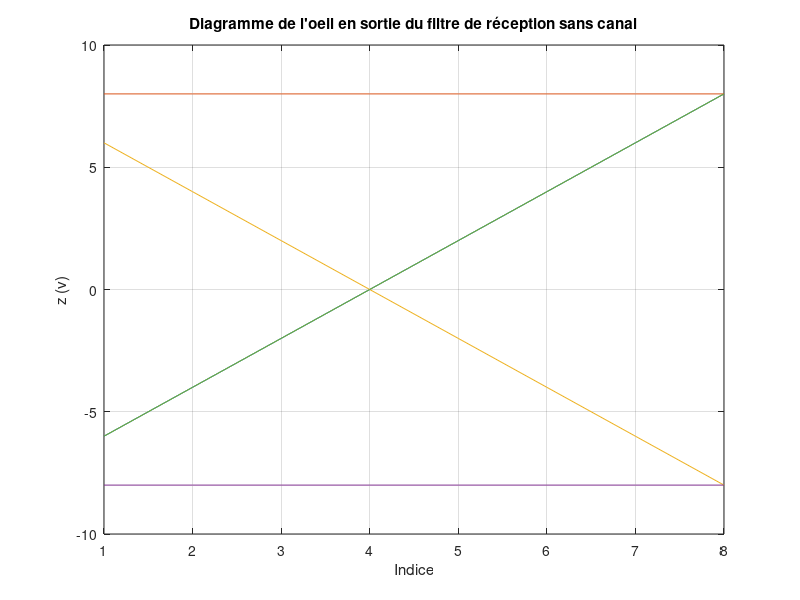
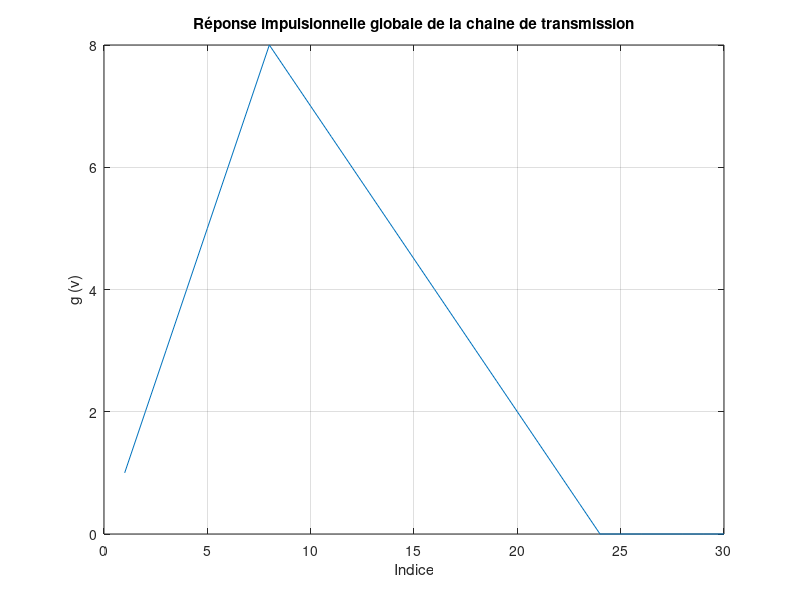
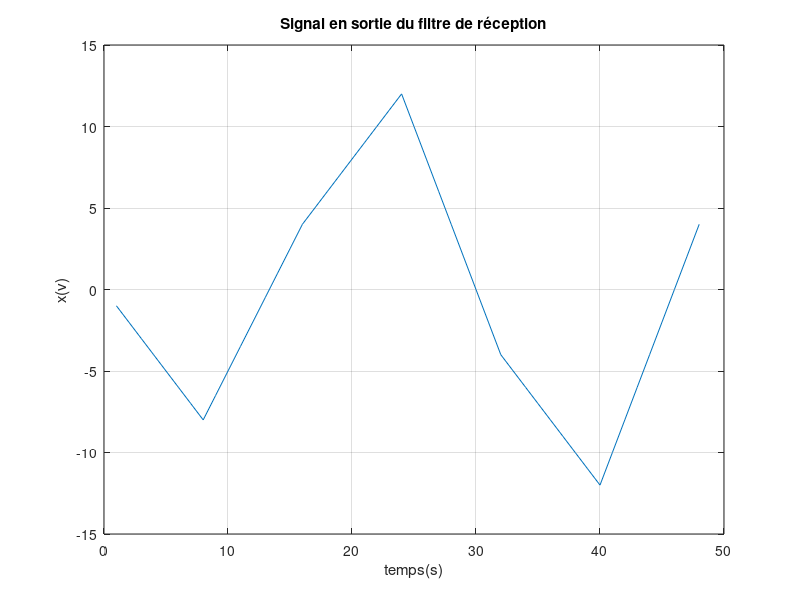
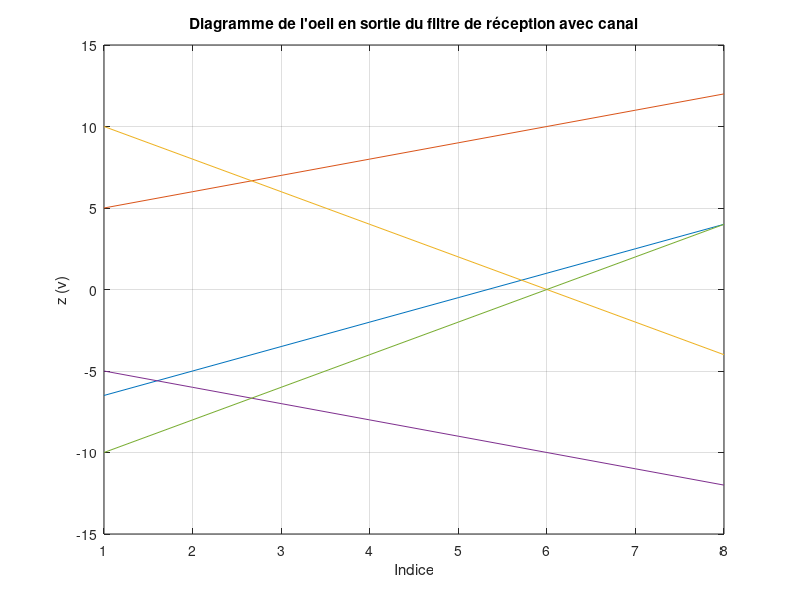

Recreate these plots in MATLAB, in order.
% Télécommunication Séquence 1 : projet
% auteurs : Gonthier Priscilia et JMAL Yessine
% Groupe : 1SN-M

clear;
close all;

%# Données du problème :
Fe = 24000; % Fréquene d'échantillonnage
Rb = 3000; % Débit binaire
Te = 1/Fe; % Période d'échantillonnage
Tb = 1/Rb; % Période binaire
alpha0 = 1;
alpha1 = 0.5;

%# Information binaire à transmettre :
% nb_bits = 1000; % Nombre de bits générés
% bits = randi([0,1],1,nb_bits); % Message de nb_bits bits
bits = [0 1 1 0 0 1];
nb_bits = 6;
%% Modulation en bande de base 1 :
%## Données spécifiques à la modulation en bande de base 1 :
M1 = 2; % Ordre de modulation
l1 = log2(M1); % Nombre de bits codants par symbole
Ts1 = l1 * Tb; % Période symbole
Rs1 = 1/Ts1; % Débit symbole
Ns1 = Ts1 / Te; % Nombre de bit par symbole(facteur de suréchantillonage)
long1 = nb_bits * Ns1 / l1; % Longueur du signal
T1 = long1 * Te; % Durée du signal

%## Mapping binaire à moyenne nulle : 0->-1, 1->1
Symboles1 = 2*bits-1;

%## Suréchantillonnage :
Suite_diracs1 = kron(Symboles1, [1 zeros(1,Ns1-1)]); % Suite de Diracs pondérés par les symboles

%## Filtrage de mise en forme :
h1 = ones(1,Ns1); % Réponse impulsionnelle du filtre (rectangulaire de durée Ts1)
x1 = filter(h1,1,Suite_diracs1); % Signal transmis

%%%sans canal
%# Implantation du démodulateur
h_r =  fliplr(h1); % Réponse impulsionnelle du filtre de réception (rectangulaire de durée Ts)
z = filter(h_r,1,x1);

z_bis = reshape(z,Ns1,length(z)/Ns1);
figure("Name", "Diagramme de l'oeil");
plot(z_bis(:,2:end));% à partir de 2 pour éviter de voir le premier symbole émis
xlabel("Indice");
ylabel("z (v)");
title("Diagramme de l'oeil en sortie du filtre de réception sans canal");
grid on;

%%% on ne peut pas respecter le critère de Nyquist 
n0 = Ns1;
%# 7. Echantillonnage du signal en sortie de filtre de réception
z_echant =z(n0:Ns1:end);% z(t0 + mTs) m€N
BitsRecuperes=(sign(z_echant)+1)/2; % Demapping
erreur = abs(bits-BitsRecuperes); % Vecteur de la même taille que l'information binaire, contenant des 0 si pas d'erreur et des 1 sinon
TEB = mean(erreur); % Taux d'erreur binaire, TEB = nombre de bits reçus erronés / nombre de bits transmis


%## canal 
hc = [alpha0 zeros(1,Ns1-1) alpha1 zeros(1,Ns1-1)];
r = filter(hc,1,x1);


%# Implantation du démodulateur
h_r =  fliplr(h1); % Réponse impulsionnelle du filtre de réception (rectangulaire de durée Ts)
z = filter(h_r,1,r); % Filtrage de réception

g1 = conv(h1,hc);
g = conv(g1,h_r);
figure("Name", "reponse globale");
plot(g);
xlabel("Indice");
ylabel("g (v)");
title("Réponse impulsionnelle globale de la chaine de transmission");
grid on;

figure("Name", "signal");
plot(z);
xlabel("temps(s)");
ylabel("x(v)");
title("Signal en sortie du filtre de réception");
grid on;

z_bis = reshape(z,Ns1,length(z)/Ns1);
figure("Name", "Diagramme de l'oeil");
plot(z_bis(:,2:end));% à partir de 2 pour éviter de voir le premier symbole émis
xlabel("Indice");
ylabel("z (v)");
title("Diagramme de l'oeil en sortie du filtre de réception avec canal");
grid on;

%%% on ne peut pas respecter le critère de Nyquist 
n0 = Ns1;
%# 7. Echantillonnage du signal en sortie de filtre de réception
z_echant =z(n0:Ns1:end);% z(t0 + mTs) m€N
BitsRecuperes=(sign(z_echant)+1)/2; % Demapping
erreur = abs(bits-BitsRecuperes); % Vecteur de la même taille que l'information binaire, contenant des 0 si pas d'erreur et des 1 sinon
TEB2 = mean(erreur); % Taux d'erreur binaire, TEB = nombre de bits reçus erronés / nombre de bits transmis


SNRdb = linspace(0,10,16);
TEB = zeros(1,length(SNRdb));
SNR = 10 .^ (SNRdb / 10);
TEB_th = zeros(1,length(SNRdb));
TEB_moy = zeros(1,100);
TEB_sans = zeros(1,length(SNRdb));
TEB_moy_sans = zeros(1,100);

%## Tracé du TEB en fonction du SNR
for i = 1 : length(SNRdb)
    rapport = SNR(i);
    Px = mean(abs(x1).^2);
    sigmacarre = (Px * Ns1)/(2 * log2(M1) * rapport);
    for j = 1 : 100  % on ajoute cette boucle for pour generer plus de points. 
        bruit = sqrt(sigmacarre) * randn(1, length(r));
        r_bruit = r + bruit;
    
        z_bruit=filter(h_r,1,r_bruit);
        n0 = Ns1 ;
        z_echant_bruit = z_bruit(n0:Ns1:end);
        BitsRecuperes_bruit = (sign(z_echant_bruit)+1)/2; 
        erreur_bruit = abs(bits-BitsRecuperes_bruit); 
        TEB_moy(j) = mean(erreur_bruit);

        x1_bruit = x1 + bruit;
        z_bruit_sans=filter(h_r,1,x1_bruit);
        n0 = Ns1 ;
        z_echant_sans = z_bruit_sans(n0:Ns1:end);
        BitsRecuperes_sans = (sign(z_echant_sans)+1)/2; 
        erreur_sans = abs(bits-BitsRecuperes_sans); 
        TEB_moy_sans(j) = mean(erreur_sans);
    end 
    TEB(i) = mean(TEB_moy);
    TEB_sans(i) = mean(TEB_moy_sans);
    %TEB_th(i) = 2 * ((M-1)/(M * log2(M))) * (1-normcdf(sqrt(2 * rapport)));
end
TEB_th = 0.5 * qfunc(sqrt(0.5*(10.^(SNRdb./10)))) + 0.5 * qfunc(sqrt(4.5*(10.^(SNRdb./10))));
figure("Name", "teb en fonction de SNR");
semilogy(SNRdb,TEB);
grid on;
hold on 
semilogy(SNRdb,TEB_th);
grid on;
leg = legend('TEB',...
      'TEBth',..., 
    'location', 'NorthWest');

figure("Name", "TEB en fonction de SNR");
semilogy(SNRdb,TEB);
grid on;
hold on 
semilogy(SNRdb,TEB_sans);
grid on;
leg = legend('TEB',...
      'TEB sans',..., 
    'location', 'NorthWest');

figure()
plot(z_echant(1,2:end), zeros(1, nb_bits-1),'*');
title('Constellation obtenue en réception')
xlabel("Indice");
ylabel("(v)");
grid on;
Y0 = zeros(nb_bits+1,1);
Y0(1) = 1;
Z = toeplitz([alpha0 alpha1 zeros(1,nb_bits-1)] ,[alpha0 zeros(1,nb_bits)]);
C = Z\Y0;
% Y0 = [1 zeros(1,nb_bits-1)];
% Z = toeplitz(z_echant);
% C = inv(Z'*Z)*Z'*Y0';
SignalRecuEchEgal = filter(C, 1, z_echant);
BitsRecuperes = (sign(SignalRecuEchEgal)+1)/2; 
erreur = abs(bits-BitsRecuperes); 
TEB2 = mean(erreur);
figure()
plot(SignalRecuEchEgal(1,2:end), zeros(1, nb_bits-1),'*');
title('Constellation apres l''égaliseur 1 ')
xlabel("Indice");
ylabel("(v)");
grid on;
z4=[alpha0 alpha1 zeros(1,nb_bits-1)] ,[alpha0 zeros(1,nb_bits)]
auto = xcorr(z4,z4);
R = toeplitz(auto);
inter = xcorr(z4,Symboles1);
C2 = R\inter';
SignalRecuEchEgal = real(filter(C2, 1, z_echant));
BitsRecuperes = (sign(SignalRecuEchEgal)+1)/2; 
erreur = abs(bits-BitsRecuperes); 
TEB3 = mean(erreur);
figure()
plot(SignalRecuEchEgal(1,2:end), zeros(1, nb_bits-1),'*');
title('Constellation +egal2')
%Réponse impulsionnelle de la chaine de transmission sans égalisateur :
g1 = conv(hc,conv(h1,h_r));
figure();
plot(g1);
title("Réponse impulsionnelle de la chaine de transmission sans égalisateur");
xlabel("Indice");
ylabel("g(v)");
grid on;
g2 = conv(g1,C);
figure();
plot(g2);
title("Réponse impulsionnelle de la chaine de transmission avec égalisateur");
xlabel("Indice");
ylabel("g(v)");
grid on;
g3 = conv(g1,C2);
figure();
plot(g3);
title("Réponse impulsionnelle de la chaine de transmission avec égalisateur 2");
xlabel("Indice");
ylabel("g(v)");
grid on;
%%canal + bruit
SNR= 0.01;

Px = mean(abs(x1).^2);
sigmacarre = (Px * Ns1)/(2 * log2(M1) * SNR);
bruit = sqrt(sigmacarre) * randn(1, length(r));
r_bruit = r + bruit;
z_bruit=filter(h_r,1,r_bruit);
n0 = Ns1 ;
z_echant = z_bruit(n0:Ns1:end);
BitsRecuperes = (sign(z_echant)+1)/2; 
erreur = abs(bits-BitsRecuperes); 
TEB4 = mean(erreur);

SignalRecuEchEgal = real(filter(C, 1, z_echant));
BitsRecuperes = (sign(SignalRecuEchEgal)+1)/2; 
erreur = abs(bits-BitsRecuperes); 
TEB5 = mean(erreur);
SignalRecuEchEgal = real(filter(C2, 1, z_echant));
BitsRecuperes = (sign(SignalRecuEchEgal)+1)/2; 
erreur = abs(bits-BitsRecuperes); 
TEB6 = mean(erreur);
% 
%Réponses en fréquence :
F = ((0:500-1)/500 - 0.5)*Fe;
repCanal = fft(hc,500);
repEgalisateur = fft(C,500);
repEgalisateur2 = fft(C2,500);
repProd = repCanal.*repEgalisateur;
repProd2 = repCanal.*repEgalisateur2;
figure();

subplot(3,1,1)
plot(F,fftshift(repCanal));
title("Réponse en fréquence du filtre canal");
xlabel("frequence(Hz)");
ylabel("H");
grid on;
subplot(3,1,2)
plot(F,fftshift(repEgalisateur));
title("Réponse en fréquence de l'égalisateur");
xlabel("frequence(Hz)");
ylabel("H");
grid on;
subplot(3,1,3)
plot(F,fftshift(repProd));
title("Produit des réponses en fréquence");
xlabel("frequence(Hz)");
ylabel("H");
grid on;

figure();
subplot(3,1,1)
plot(F,fftshift(repCanal));
title("Réponse en fréquence du filtre canal");
xlabel("frequence(Hz)");
ylabel("H");
grid on;
subplot(3,1,2)
plot(F,fftshift(repEgalisateur2));
title("Réponse en fréquence de l'égalisateur");
xlabel("frequence(Hz)");
ylabel("H");
grid on;
subplot(3,1,3)
plot(F,fftshift(repProd2));
title("Produit des réponses en fréquence");
xlabel("frequence(Hz)");
ylabel("H");
grid on;

SNRdb = linspace(0,10,16);

SNR = 10 .^ (SNRdb / 10);
TEB_avec = zeros(1,length(SNRdb));
TEB_moy = zeros(1,100);
TEB_sans_bruit = zeros(1,length(SNRdb));
TEB_moy_sans_bruit = zeros(1,100);
%## Tracé du TEB en fonction du SNR
for i = 1 : length(SNRdb)
    rapport = SNR(i);
    Px = mean(abs(x1).^2);
    sigmacarre = (Px * Ns1)/(2 * log2(M1) * rapport);
    for j = 1 : 100  % on ajoute cette boucle for pour generer plus de points. 
        bruit = sqrt(sigmacarre) * randn(1, length(r));
        r_bruit = r + bruit;
    
        z_bruit=filter(h_r,1,r_bruit);
        n0 = Ns1 ;
        z_echant_bruit = z_bruit(n0:Ns1:end);
        SignalRecuEchEgal = real(filter(C, 1, z_echant_bruit));
        BitsRecuperes = (sign(SignalRecuEchEgal)+1)/2; 
        erreur = abs(bits-BitsRecuperes); 
        BitsRecuperes2 = (sign(z_echant_bruit)+1)/2; 
        erreur2 = abs(bits-BitsRecuperes2);
        TEB_moy(j) = mean(erreur);
        TEB_moy_sans_bruit(j) = mean(erreur2);

         
       
    end 
    TEB_avec(i) = mean(TEB_moy);
    TEB_sans_bruit(i) = mean (TEB_moy_sans_bruit);
end
figure("Name", "teb en fonction de SNR");
semilogy(SNRdb,TEB_avec);
grid on;
hold on 
semilogy(SNRdb,TEB_sans_bruit);
grid on;
leg = legend('TEB avec egaliseur',...
      'TEB sans egaliseur',..., 
    'location', 'NorthWest');